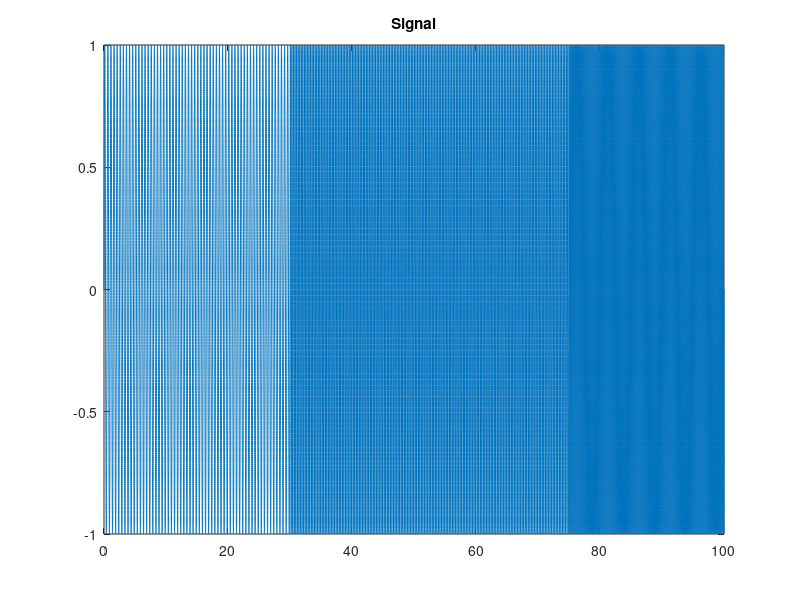

Write MATLAB code to recreate this figure. (Note: this script raises an error after producing the figure.)
clear
close all
clc

m = 2; % Wavelet number; increase this to gain frequency precision at cost of temporal ...
% Increase to perhaps 20, in the next run ...
% Then, down to 2?

fs = 1000; % sampling frequency (Hz)
t = 0:1/fs:100;
signal = zeros(size(t));

signal(t <= 30) = sin(2*pi*2*t(t <= 30)); % 0–30 s → 2 Hz sine
signal(t > 30 & t <= 75) = sin(2*pi*4*t(t > 30 & t <= 75)); % 30–75 s → 4 Hz sine
signal(t > 75) = sin(2*pi*6*t(t > 75)); % 75–100 s → 6 Hz sine

figure;
plot(t, signal)
title('Signal');
w = morlet_wavelet(10, 6, t-mean(t));
hold on
plot(t, real(w));
title('Signal + Morlet wavelet (real; C = 10 Hz)');

freqs = 1:1:40;
power = zeros(length(freqs), length(t));

for fi = 1:length(freqs)
    f = freqs(fi);
    sigma = m/(2*pi*f);
    tw = -6*sigma : 1/fs : 6*sigma;   
    % time vector for morlet; scale s.t. the entire wavelet can be accomodated 
    w = morlet_wavelet(f, m, tw);
    conv_res = conv(signal, w, 'same');
    power(fi,:) = abs(conv_res).^2;
end

figure;
imagesc(t, freqs, power);
axis xy; xlabel('Time (s)'); ylabel('Frequency (Hz)');
title('Time-Frequency Power with COI'); colorbar;

function w = morlet_wavelet(f0, m, t)
    sigma = m / (2*pi*f0);
    w = exp(2*1i*pi*f0*t) .* exp(-t.^2/(2*sigma^2));
    w = w ./ sqrt(sum(abs(w).^2)) / sqrt(sigma); % normalize energy and scale
end